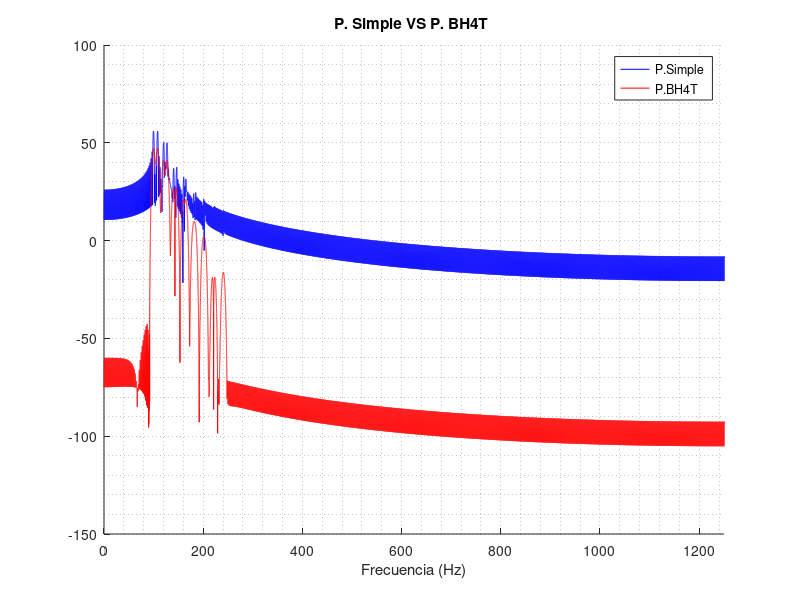

Source code (MATLAB): (Note: this script raises an error after producing the figure.)
%% PRÁCTICA 11.5. Estimación espectral paramétrica basada en modelos autoregresivos

clc, close all , clear all;
% Generación de señal con 10 componentes:
duracion = 0.5;
Fmax=250;
Fs=10*Fmax;
t=0:1/Fs: duracion; % Duración 10seg
xn=1*sin(2*pi*100*t)+1*sin(2*pi*108*t)+...
  0.5*sin(2*pi*120*t)+0.5*sin(2*pi*127*t)+...
  0.1*sin(2*pi*140*t)+0.1*sin(2*pi*146*t)+...
  0.05*sin(2*pi*160*t)+0.05*sin(2*pi*165*t)+...
  0.01*sin(2*pi*180*t)+0.01*sin(2*pi*184*t)+...
  0.005*sin(2*pi*200*t)+0.005*sin(2*pi*203*t)+...
  0.001*sin(2*pi*220*t)+0.001*sin(2*pi*222*t)+...
  0.0005*sin(2*pi*240*t)+0.0005*sin(2*pi*241*t);
% SNR = 25; %10dB
% xn = awgn (xn, SNR, 'measured');

%% Dominio de la frecuencia:
%% PERIODOGRAMA SIMPLE:
N = length(xn);
FACTOR = 128;
nFFT = 2^ceil(log2(N))*FACTOR;
Periodograma=20*log10(abs(fft(xn,nFFT))); % implícita la multiplicación por una ventana rectangular.
f=linspace(0,Fs,nFFT);
%% PERIODOGRAMA MODIFICADO:
% 1. GENERACION DE VENTANAS:
window_2=blackmanharris(length(xn));
% 2. Enventanado de la señal temporal:
y2_enventanada=xn.*window_2';
% 3. Periodograma modificado:
Periodograma_Modificado_2=20*log10(abs(fft(y2_enventanada,nFFT)));
%Eje de frecuencias:
f_periodograma=linspace(0,Fs,nFFT);
hold on
plot(f_periodograma,Periodograma,'b');
plot(f_periodograma,Periodograma_Modificado_2,'r');
xlabel('Frecuencia (Hz)');
legend('P.Simple ','P.BH4T')
title('P. Simple VS P. BH4T ' )
xlim([0 Fs/2]); grid minor

%% METODO MULTITAPER - SLEPIAN:
nw = 2;
[p_mtp_slepian_nw2,f_mtp] = pmtm(xn,nw,nFFT,Fs);
nw = 4;
[p_mtp_slepian_nw4,f_mtp] = pmtm(xn,nw,nFFT,Fs);
% GRAFICAS:
figure, hold on
plot(f_mtp,20*log10(p_mtp_slepian_nw2),'b');
plot(f_mtp,20*log10(p_mtp_slepian_nw4), 'k')
legend('P. Slepian nw=2','P. Slepian nw=4')
title('Multitaper-Slepian nw=2 VERSUS Multitaper-Slepian nw=4')
xlabel ('f(Hz)')
xlim([0 Fs/2]);% Xmin Xmax Ymin Ymax
grid minor
%% METODO MULTITAPER - SINE:
nw = 2;
[p_mtp_sine_nw2,f_mtp] = pmtm(xn,nw,nFFT,Fs,'Tapers','sine');
nw = 4;
[p_mtp_sine_nw4,f_mtp] = pmtm(xn,nw,nFFT,Fs,'Tapers','sine');
figure, hold on
plot(f_mtp,20*log10(p_mtp_sine_nw2),'b');
plot(f_mtp,20*log10(p_mtp_sine_nw4), 'k')
legend('P. Sine nw=2','P. Sine nw=4')
title('Multitaper-Sine nw=2 VERSUS Multitaper-Sine nw=4')
xlabel ('f(Hz)')
xlim([0 Fs/2]);% Xmin Xmax Ymin Ymax
grid minor

%% CORRELOGRAMA MODIFICADO:
r1 =xcorr(xn); % CÁLCULO DE LA AUTOCORRELACIÓN
r1 = r1';
% Ventana:
ventana1=bartlett(2*N-1);
ventana2=blackmanharris(2*N-1);
rw1 = r1.*ventana1; % Autocorrelación enventanada:
rw2 = r1.*ventana2;
rw1=rw1(1:end); % TOMAMOS SOLO LA PARTE POSITIVA DE LA AUTOCORRELACIÓN:
rw2=rw2(1:end);  
N_r1=length(rw1);
nFFT_corr=2^(ceil(log2(N_r1)))*FACTOR;
Correlograma1 = abs(fft(rw1, nFFT_corr)); % APLICAMOS LA FFT A LA AUTOCORRELACIÓN ENVENTANADA:
Correlograma2 = abs(fft(rw2, nFFT_corr));
f_corr = linspace(0,Fs,nFFT_corr);
figure, hold on
plot(f_corr, 10*log10(Correlograma1),'b');
plot(f_corr, 10*log10(Correlograma2),'r');
legend('Correlograma-Bartlett','Correlogama-BH4T') 
title('Correlograma-Bartlett VS Correlogama-BH4T'), xlabel ('f(Hz)'), xlim([0 Fs/2]), grid minor

%% METODO PARAMETRICO: AR
orden = 400;
[P_burg,fb]=pburg(xn,orden,nFFT,Fs);
 [P_yulear,fb]=pyulear(xn,orden,nFFT,Fs);
 [P_cov,fb]=pcov(xn,orden,nFFT,Fs);
 [P_mcov,fb]=pmcov(xn,orden,nFFT,Fs);
figure
hold on
plot(fb,20*log10(P_burg),'b');
plot(fb, 20*log10(P_yulear),'r')
plot(fb, 20*log10(P_cov),'k')
plot(fb, 20*log10(P_mcov),'m')
legend('P burg','P yulear','P cov','P mcov')
title('Métodos AR (orden 400)')
xlabel('Frecuencia (Hz)'); xlim([0 Fs/2]); grid minor
